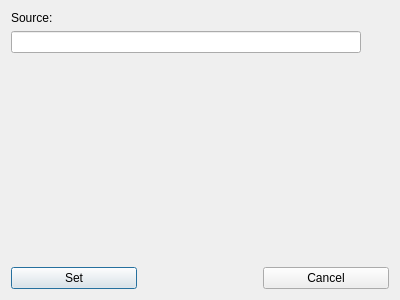
<?xml version="1.0" encoding="UTF-8"?>
<ui version="4.0">
 <class>EditWorkspaceDialog</class>
 <widget class="QDialog" name="EditWorkspaceDialog">
  <property name="geometry">
   <rect>
    <x>0</x>
    <y>0</y>
    <width>400</width>
    <height>300</height>
   </rect>
  </property>
  <property name="windowTitle">
   <string>Edit Workspace</string>
  </property>
  <layout class="QVBoxLayout" name="lLayout">
   <item>
    <widget class="QLabel" name="lSource">
     <property name="text">
      <string>Source:</string>
     </property>
    </widget>
   </item>
   <item>
    <widget class="QWidget" name="wSource" native="true">
     <layout class="QHBoxLayout" name="lSourceContent">
      <property name="spacing">
       <number>4</number>
      </property>
      <property name="margin">
       <number>0</number>
      </property>
      <item>
       <widget class="QLineEdit" name="leSource"/>
      </item>
      <item>
       <widget class="QToolButton" name="tbBrowse">
        <property name="icon">
         <iconset resource="../../galleryexplorer.qrc">
          <normaloff>:/res/resources/folder.png</normaloff>:/res/resources/folder.png</iconset>
        </property>
        <property name="autoRaise">
         <bool>true</bool>
        </property>
       </widget>
      </item>
     </layout>
    </widget>
   </item>
   <item>
    <widget class="QWidget" name="wFree" native="true">
     <property name="sizePolicy">
      <sizepolicy hsizetype="Expanding" vsizetype="Expanding">
       <horstretch>0</horstretch>
       <verstretch>0</verstretch>
      </sizepolicy>
     </property>
    </widget>
   </item>
   <item>
    <widget class="QWidget" name="wButtons" native="true">
     <layout class="QHBoxLayout" name="lButtons">
      <property name="spacing">
       <number>0</number>
      </property>
      <property name="margin">
       <number>0</number>
      </property>
      <item>
       <widget class="QPushButton" name="pbSet">
        <property name="text">
         <string>Set</string>
        </property>
       </widget>
      </item>
      <item>
       <widget class="QWidget" name="wBtnFree" native="true"/>
      </item>
      <item>
       <widget class="QPushButton" name="pbCancel">
        <property name="text">
         <string>Cancel</string>
        </property>
       </widget>
      </item>
     </layout>
    </widget>
   </item>
  </layout>
 </widget>
 <resources>
  <include location="../../galleryexplorer.qrc"/>
 </resources>
 <connections/>
</ui>
